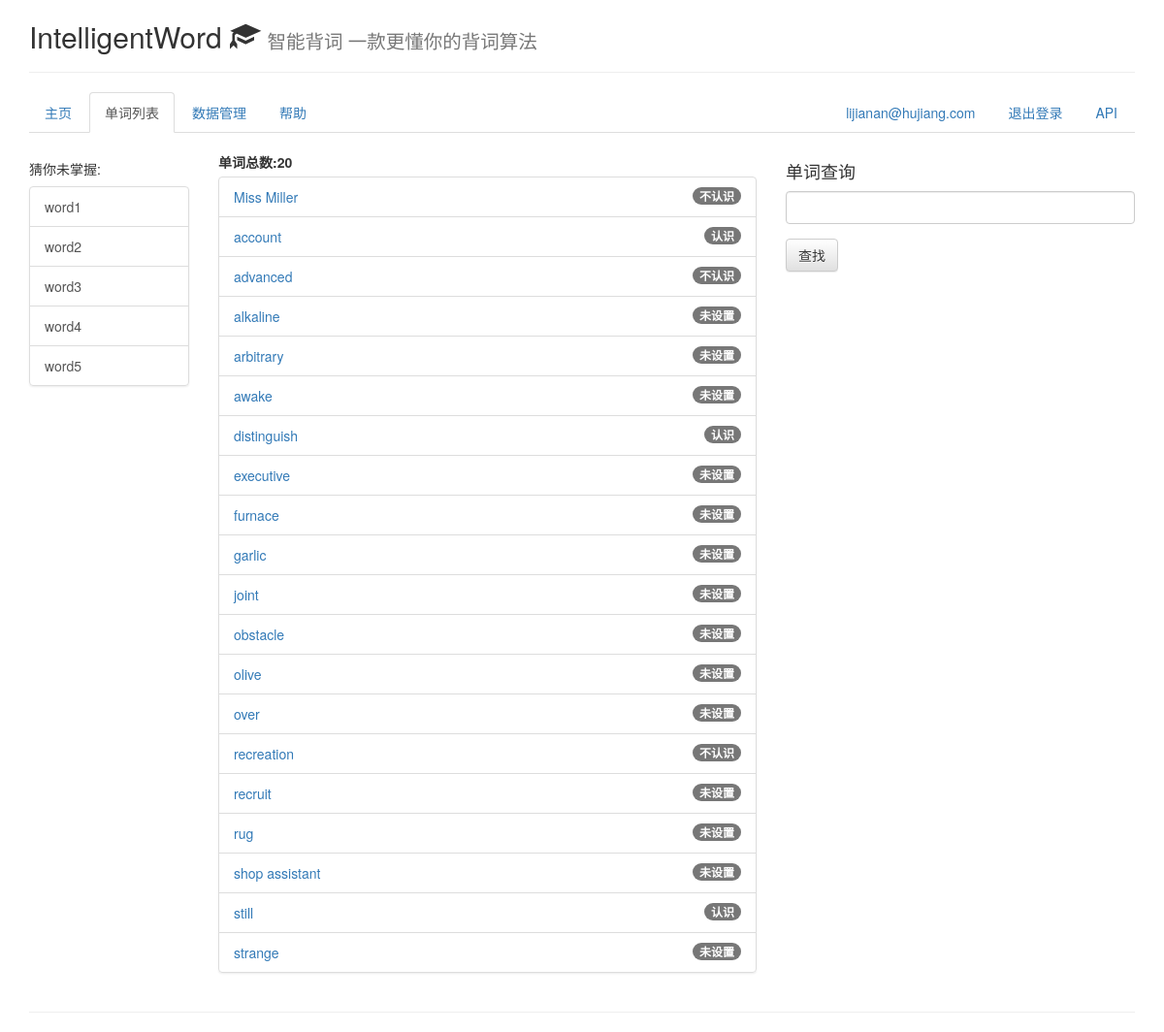
The app's page /iw/mark/word_list/ (signed in), older data.
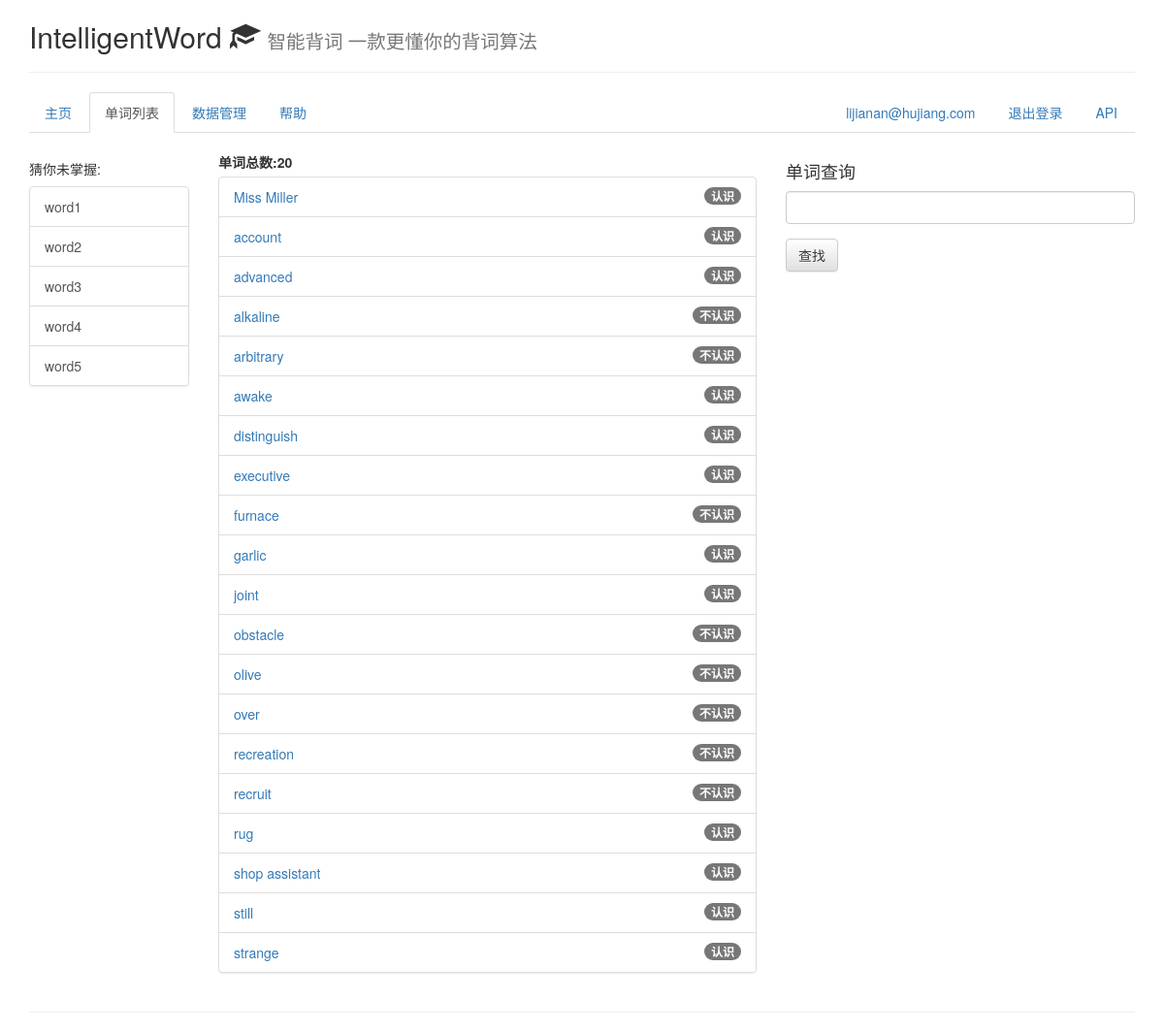
The same page, newer data.
### iw/models.py (models this page shows, shortened)
class Word(models.Model):
    user = models.ForeignKey(User)
    fromLang = models.CharField(max_length=5)
    toLang = models.CharField(max_length=5)
    definition = models.CharField(max_length=100, blank=True, default='')
    phonetic = models.CharField(max_length=100, blank=True, default='')
    word = models.CharField(max_length=100, blank=True, default='')
    audio = models.CharField(max_length=100, blank=True, default='')
    sentence = models.CharField(max_length=200, blank=True, default='')
    trans = models.CharField(max_length=200, blank=True, default='')
    is_known = models.IntegerField(default=0)
    mark_time = models.FloatField(max_length=20, default=get_now_time())
    objects = WordManager()
    class Meta:
        ordering = ('word',)

### iw/views/mark.py (the view)
@login_required(login_url="/iw/login/")
def word_list(request):
    word_list = Word.objects.get_user_word_list(get_user(request))
    return render(request, 'word_list.html', {
        "word_list_count":len(word_list),
        "word_list": word_list
    })

### iw/models.py (called while the page is built)
    def get_user_word_list(self, user):
        return self.filter(user=user).all()

### iw/utils.py (called while the page is built)
def get_user(request):
    username = request.user.username
    user = User.objects.get_by_natural_key(username)
    return user

### iw/templates/word_list.html (shortened to what this page needs)
{% extends "base.html" %}
{% block nav %}
<li>
    <a href="/iw/index">主页</a>
</li>
<li class="active">
    <a href="/iw/mark/word_list/">单词列表</a>
</li>
<li>
    <a href="/iw/data/">数据管理</a>
</li>
<li>
    <a href="/iw/help/">帮助</a>
</li>
{% endblock %}
{% block content %}
<label>单词总数:{{word_list_count}}</label>
<ul class="list-group">
    {% for word in word_list %}
    <li class="list-group-item">
        <span class="badge">
            {% if word.is_known == 1 %}
                认识
            {% elif word.is_known == 2 %}
                不认识
            {% elif word.is_known == 0 %}
                未设置
            {% endif %}
        </span>
        <a href="/iw/mark/word_detail/{{word.id}}">{{word.word}}</a>
    </li>
    {% endfor %}
</ul>
{% endblock %}

### iw/templates/base.html (shortened to what this page needs)
<!DOCTYPE html>
<html lang="en">
<head>
    {% load staticfiles %}
    <link rel="stylesheet" href="https://cdn.bootcss.com/bootstrap/3.3.7/css/bootstrap.min.css">
    <link rel="stylesheet" href="https://cdn.bootcss.com/bootstrap/3.3.7/css/bootstrap-theme.min.css">
</head>
<body>
<div class="container">
	<div class="row clearfix">
		<div class="col-md-12 column">
			<div id="header">
				<div class="logo">
					<h2>IntelligentWord <span class="glyphicon glyphicon-education" aria-hidden="true"></span> <small> 智能背词 一款更懂你的背词算法</small></h2>
					<hr>
				</div>
			</div>
			<div class="row clearfix">
				<div class="col-md-12 column">
                    <ul class="nav nav-tabs nofollow">
				{% block nav %}{% endblock %}
                <li class="pull-right">
					 <a rel="nofollow" href="/iw/api/" >API</a>
				</li>
				{% if user.id %}
				<li class="pull-right">
					<a rel="nofollow" href="{% url 'user_logout' %}" >退出登录</a>
				</li>
				<li class="pull-right">
					{% if user %}
						<a rel="nofollow" href="#" >
						{% if user.email %}
							{{user.email}}
						{% else %}
							{{user}}
						{% endif %}
						</a>
					{% endif %}
				</li>
				{% endif%}
			</ul>
				</div>
			</div>
			<br/>
			<div class="row clearfix">
				<div class="col-md-2 column">
					<h5 class="nofollow">
						猜你未掌握:
					</h5>
					<div class="list-group">
					  <button type="button" class="list-group-item">word1</button>
					  <button type="button" class="list-group-item">word2</button>
					  <button type="button" class="list-group-item">word3</button>
					  <button type="button" class="list-group-item">word4</button>
					  <button type="button" class="list-group-item">word5</button>
					</div>
				</div>
				<div class="col-md-6 column">
                    {% block content %} {% endblock %}
				</div>
				<div class="col-md-4 column">
					<h4 class="nofollow">
						单词查询
					</h4>
                    <form role="form" method="get" action="/iw/api/words">
                        <div class="form-group">
                            <input class="form-control" type="text" name="search"/>
                        </div>
                        <button type="submit" class="btn btn-default">查找</button>
                    </form>
				</div>
			</div>
            <div class="row clearfix">
				<div class="col-md-12 column">
					<hr/>
				</div>
			</div>
		</div>
	</div>
</div>
</body>
</html>

Row changes from the older to the newer data that the page shows:
changed Word "Miss Miller": is_known "不认识" → "认识"
changed Word "advanced": is_known "不认识" → "认识"
changed Word "alkaline": is_known "未设置" → "不认识"
changed Word "arbitrary": is_known "未设置" → "不认识"
changed Word "awake": is_known "未设置" → "认识"
changed Word "executive": is_known "未设置" → "认识"
changed Word "furnace": is_known "未设置" → "不认识"
changed Word "garlic": is_known "未设置" → "认识"
changed Word "joint": is_known "未设置" → "认识"
changed Word "obstacle": is_known "未设置" → "不认识"
changed Word "olive": is_known "未设置" → "不认识"
changed Word "over": is_known "未设置" → "不认识"
changed Word "recruit": is_known "未设置" → "不认识"
changed Word "rug": is_known "未设置" → "认识"
changed Word "shop assistant": is_known "未设置" → "认识"
changed Word "strange": is_known "未设置" → "认识"
